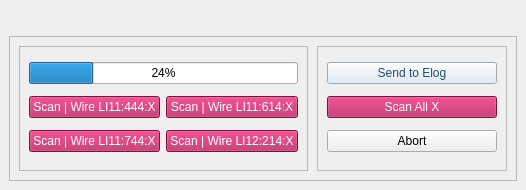
     <widget class="QWidget" name="MultiWire_X">
      <attribute name="title">
       <string>Multi L2 'X'</string>
      </attribute>
      <layout class="QVBoxLayout" name="multiL2XPageLayout">
       <property name="spacing">
        <number>9</number>
       </property>
       <property name="leftMargin">
        <number>9</number>
       </property>
       <property name="topMargin">
        <number>9</number>
       </property>
       <property name="rightMargin">
        <number>9</number>
       </property>
       <property name="bottomMargin">
        <number>9</number>
       </property>
       <item>
        <widget class="QFrame" name="MultiwireX">
         <property name="styleSheet">
          <string notr="true">QFrame {
    border: none;
    border-radius: 8px;
}</string>
         </property>
         <property name="frameShape">
          <enum>QFrame::StyledPanel</enum>
         </property>
         <property name="frameShadow">
          <enum>QFrame::Raised</enum>
         </property>
         <layout class="QGridLayout" name="gridLayout_6">
          <item row="0" column="0">
           <widget class="QFrame" name="frame_7">
            <property name="frameShape">
             <enum>QFrame::StyledPanel</enum>
            </property>
            <property name="frameShadow">
             <enum>QFrame::Raised</enum>
            </property>
           </widget>
          </item>
         </layout>
        </widget>
       </item>
       <item>
        <widget class="QFrame" name="frame_11">
         <property name="minimumSize">
          <size>
           <width>0</width>
           <height>145</height>
          </size>
         </property>
         <property name="maximumSize">
          <size>
           <width>16777215</width>
           <height>190</height>
          </size>
         </property>
         <property name="frameShape">
          <enum>QFrame::StyledPanel</enum>
         </property>
         <property name="frameShadow">
          <enum>QFrame::Raised</enum>
         </property>
         <layout class="QHBoxLayout" name="multiL2XControlsLayout">
          <property name="spacing">
           <number>9</number>
          </property>
          <property name="leftMargin">
           <number>9</number>
          </property>
          <property name="topMargin">
           <number>9</number>
          </property>
          <property name="rightMargin">
           <number>9</number>
          </property>
          <property name="bottomMargin">
           <number>9</number>
          </property>
          <item>
           <widget class="QFrame" name="frame_12">
            <property name="frameShape">
             <enum>QFrame::StyledPanel</enum>
            </property>
            <property name="frameShadow">
             <enum>QFrame::Raised</enum>
            </property>
            <layout class="QGridLayout" name="gridLayout_7">
             <item row="2" column="0">
              <widget class="QPushButton" name="l2XScan3Push">
               <property name="styleSheet">
                <string notr="true">QPushButton {
    background-color: rgb(178, 22, 82);
    color: white;
}

QPushButton:hover {
    background-color: rgb(198, 42, 102);
}

QPushButton:pressed {
    background-color: rgb(148, 12, 62);
}</string>
               </property>
               <property name="text">
                <string>Scan | Wire LI11:744:X</string>
               </property>
              </widget>
             </item>
             <item row="2" column="1">
              <widget class="QPushButton" name="l2XScan4Push">
               <property name="styleSheet">
                <string notr="true">QPushButton {
    background-color: rgb(178, 22, 82);
    color: white;
}

QPushButton:hover {
    background-color: rgb(198, 42, 102);
}

QPushButton:pressed {
    background-color: rgb(148, 12, 62);
}</string>
               </property>
               <property name="text">
                <string>Scan | Wire LI12:214:X</string>
               </property>
              </widget>
             </item>
             <item row="1" column="0">
              <widget class="QPushButton" name="l2XScan1Push">
               <property name="styleSheet">
                <string notr="true">QPushButton {
    background-color: rgb(178, 22, 82);
    color: white;
}

QPushButton:hover {
    background-color: rgb(198, 42, 102);
}

QPushButton:pressed {
    background-color: rgb(148, 12, 62);
}</string>
               </property>
               <property name="text">
                <string>Scan | Wire LI11:444:X</string>
               </property>
              </widget>
             </item>
             <item row="1" column="1">
              <widget class="QPushButton" name="l2XScan2Push">
               <property name="styleSheet">
                <string notr="true">QPushButton {
    background-color: rgb(178, 22, 82);
    color: white;
}

QPushButton:hover {
    background-color: rgb(198, 42, 102);
}

QPushButton:pressed {
    background-color: rgb(148, 12, 62);
}</string>
               </property>
               <property name="text">
                <string>Scan | Wire LI11:614:X</string>
               </property>
              </widget>
             </item>
             <item row="0" column="0" colspan="2">
              <widget class="QProgressBar" name="progressBar_2">
               <property name="value">
                <number>24</number>
               </property>
              </widget>
             </item>
            </layout>
           </widget>
          </item>
          <item>
           <widget class="QFrame" name="frame_6">
            <property name="minimumSize">
             <size>
              <width>190</width>
              <height>0</height>
             </size>
            </property>
            <property name="maximumSize">
             <size>
              <width>260</width>
              <height>16777215</height>
             </size>
            </property>
            <property name="frameShape">
             <enum>QFrame::StyledPanel</enum>
            </property>
            <property name="frameShadow">
             <enum>QFrame::Raised</enum>
            </property>
            <layout class="QVBoxLayout" name="verticalLayout_8">
             <item>
              <widget class="QPushButton" name="l2XElogPush">
               <property name="styleSheet">
                <string notr="true">QPushButton {
    background-color: rgb(221, 232, 243);
    color: rgb(41, 76, 107);
}

QPushButton:hover {
    background-color: rgb(221, 232, 243);
}

QPushButton:pressed {
    background-color: rgb(221, 232, 243);
}</string>
               </property>
               <property name="text">
                <string>Send to Elog</string>
               </property>
              </widget>
             </item>
             <item>
              <widget class="QPushButton" name="l2XScanAllPush">
               <property name="styleSheet">
                <string notr="true">QPushButton {
    background-color: rgb(178, 22, 82);
    color: white;
}

QPushButton:hover {
    background-color: rgb(198, 42, 102);
}

QPushButton:pressed {
    background-color: rgb(148, 12, 62);
}</string>
               </property>
               <property name="text">
                <string>Scan All X</string>
               </property>
              </widget>
             </item>
             <item>
              <widget class="QPushButton" name="l2XAbortPush">
               <property name="styleSheet">
                <string notr="true">QFrame {
    border: none;
    border-radius: 8px;
}</string>
               </property>
               <property name="text">
                <string>Abort</string>
               </property>
              </widget>
             </item>
            </layout>
           </widget>
          </item>
         </layout>
        </widget>
       </item>
      </layout>
     </widget>
